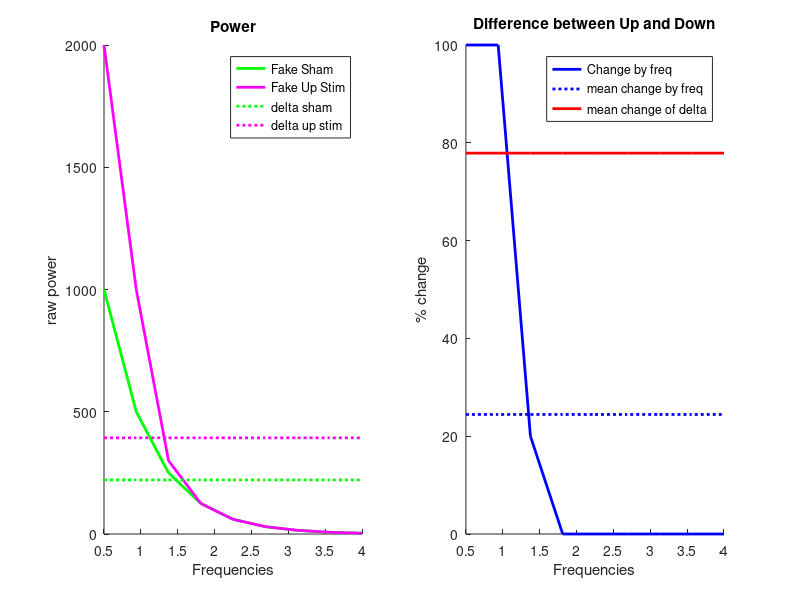

MATLAB code for this plot:

clc
close all
% BL = [1000 500 250 125 60 30 15 7 3];
% SD = [1000 500 250 125 60 60 30 8.4 3];
% 
BL = [1000 500 250 125 60 30 15 7 3];
SD = [2000 1000 300 125 60 30 15 7 3];
Freqs = linspace(.5, 4, numel(SD));
figure( 'units','normalized','outerposition',[0 0 .5 .5])
subplot(1, 2, 1)
hold on
plot(Freqs, BL, 'LineWidth', 2, 'Color', [0 1 0])
plot(Freqs, SD, 'LineWidth', 2, 'Color', [1 0 1])
plot(Freqs, mean(BL)*ones(1, numel(SD)), ':', 'Color', [0 1 0], 'LineWidth', 2)
plot(Freqs, mean(SD)*ones(1, numel(SD)), ':', 'Color', [1 0 1], 'LineWidth', 2)
xlabel('Frequencies')
ylabel('raw power')
legend({'Fake Sham','Fake Up Stim', 'delta sham', 'delta up stim'})
title('Power')
xlim([min(Freqs), max(Freqs)])


subplot(1,2,2)
hold on
Change = 100*(SD-BL)./BL;
plot(Freqs, Change, 'LineWidth', 2, 'Color', 'b')
plot(Freqs, mean(Change)*ones(1, numel(SD)), ':', 'Color','b', 'LineWidth', 2)

mSD = mean(SD);
mBL = mean(BL);
ChangeMean = 100*(mSD-mBL)./mBL;
plot(Freqs,  mean(ChangeMean)*ones(1, numel(SD)), 'Color', 'r', 'LineWidth', 2)


xlim([min(Freqs), max(Freqs)])
ylabel('% change')
legend({'Change by freq', 'mean change by freq', 'mean change of delta'})
title('Difference between Up and Down')


xlabel('Frequencies')

